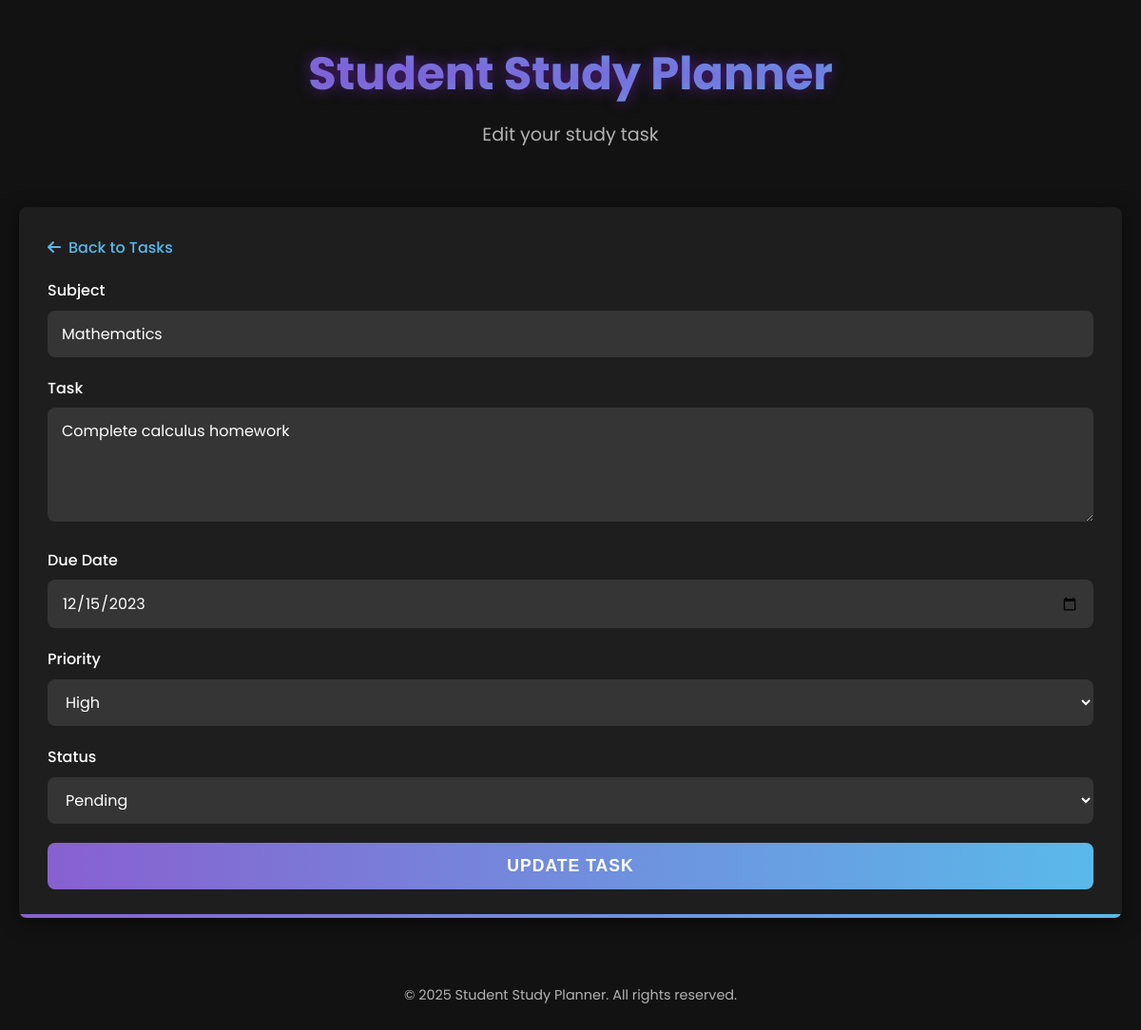
The page /edit_task.php?id=1 on the database its author committed.
### tables this page shows
CREATE TABLE IF NOT EXISTS study_tasks (
    id INT AUTO_INCREMENT PRIMARY KEY,
    subject VARCHAR(100) NOT NULL,
    task_description TEXT NOT NULL,
    due_date DATE NOT NULL,
    priority ENUM('high', 'medium', 'low') DEFAULT 'medium',
    status ENUM('pending', 'in_progress', 'completed') DEFAULT 'pending',
    created_at TIMESTAMP DEFAULT CURRENT_TIMESTAMP,
    updated_at TIMESTAMP DEFAULT CURRENT_TIMESTAMP ON UPDATE CURRENT_TIMESTAMP
);

### edit_task.php (the view, shortened to what this page needs)
<?php
$database = new Database();
$conn = $database->getConnection();
$task = null;
$task_id = intval($_GET['id']);
try {
    $stmt = $conn->prepare("SELECT * FROM study_tasks WHERE id = :id");
    $stmt->bindParam(':id', $task_id);
    $stmt->execute();
    if ($stmt->rowCount() > 0) {
        $task = $stmt->fetch(PDO::FETCH_ASSOC);
    } else {
        $message = "Task not found.";
        $messageType = "error";
        header("Refresh: 2; URL=index.php");
    }
} catch (PDOException $e) {
    $message = "Database Error: " . $e->getMessage();
    $messageType = "error";
}
?>
<!DOCTYPE html>
<html lang="en">
<head>
    <link rel="stylesheet" href="assets/css/style.css">
    <link rel="stylesheet" href="https://cdnjs.cloudflare.com/ajax/libs/font-awesome/6.4.0/css/all.min.css">
</head>
<body>
    <div class="container">
        <header>
            <h1>Student Study Planner</h1>
            <p>Edit your study task</p>
        </header>
        <main style="grid-template-columns: 1fr;">
            <section class="task-form-container">
                <a href="index.php" class="back-link"><i class="fas fa-arrow-left"></i> Back to Tasks</a>
                <?php if ($task): ?>
                    <form action="<?php echo htmlspecialchars($_SERVER["PHP_SELF"] . '?id=' . $task_id); ?>" method="post" class="task-form">
                        <div class="form-group">
                            <label for="subject">Subject</label>
                            <input type="text" id="subject" name="subject" value="<?php echo htmlspecialchars($task['subject']); ?>" required>
                        </div>
                        <div class="form-group">
                            <label for="task">Task</label>
                            <textarea id="task" name="task" required><?php echo htmlspecialchars($task['task_description']); ?></textarea>
                        </div>
                        <div class="form-group">
                            <label for="due_date">Due Date</label>
                            <input type="date" id="due_date" name="due_date" value="<?php echo htmlspecialchars($task['due_date']); ?>" required>
                        </div>
                        <div class="form-group">
                            <label for="priority">Priority</label>
                            <select id="priority" name="priority">
                                <option value="high" <?php echo ($task['priority'] == 'high') ? 'selected' : ''; ?>>High</option>
                            </select>
                        </div>
                        <div class="form-group">
                            <label for="status">Status</label>
                            <select id="status" name="status">
                                <option value="pending" <?php echo ($task['status'] == 'pending') ? 'selected' : ''; ?>>Pending</option>
                            </select>
                        </div>
                        <button type="submit" name="update_task" class="btn-add">Update Task</button>
                    </form>
                <?php endif; ?>
            </section>
        </main>
        <footer>
            <p>&copy; <?php echo date('Y'); ?> Student Study Planner. All rights reserved.</p>
        </footer>
    </div>
</body>
</html>

### assets/css/style.css (style rules this page uses)
:root { --primary-gradient-start: #8860d0; --primary-gradient-end: #5ab9ea; --background-color: #121212; --card-background: #1e1e1e; --text-color: #ffffff; --text-secondary: #b3b3b3; --accent-color: #5ab9ea; --error-color: #ff6b6b; --success-color: #6bff6b; --border-radius: 8px; --box-shadow: 0 4px 20px rgba(0, 0, 0, 0.5); --glow-effect: 0 0 15px rgba(138, 43, 226, 0.5); }
* { margin: 0; padding: 0; box-sizing: border-box; }
body { font-family: 'Poppins', sans-serif; background-color: var(--background-color); color: var(--text-color); line-height: 1.6; }
.container { max-width: 1200px; margin: 0 auto; padding: 20px; }
header { text-align: center; margin-bottom: 40px; padding: 20px 0; }
header h1 { font-size: 3rem; font-weight: 700; margin-bottom: 10px; background: linear-gradient(to right, var(--primary-gradient-start), var(--primary-gradient-end)); -webkit-background-clip: text; background-clip: text; color: transparent; text-shadow: var(--glow-effect); }
header p { font-size: 1.2rem; color: var(--text-secondary); }
main { display: grid; grid-template-columns: 1fr; gap: 30px; }
@media (min-width: 768px) { main { grid-template-columns: 1fr 1fr; } }
.task-form-container { background-color: var(--card-background); border-radius: var(--border-radius); padding: 30px; box-shadow: var(--box-shadow); position: relative; overflow: hidden; }
.task-form-container::after { content: ''; position: absolute; bottom: 0; left: 0; right: 0; height: 4px; background: linear-gradient(to right, var(--primary-gradient-start), var(--primary-gradient-end)); }
.form-group { margin-bottom: 20px; }
label { display: block; margin-bottom: 8px; font-weight: 500; font-size: 1rem; }
input, textarea, select { width: 100%; padding: 12px 15px; border: none; background-color: rgba(255, 255, 255, 0.1); color: var(--text-color); border-radius: var(--border-radius); font-family: 'Poppins', sans-serif; font-size: 1rem; transition: all 0.3s ease; }
textarea { min-height: 120px; resize: vertical; }
.btn-add { width: 100%; padding: 14px; background: linear-gradient(to right, var(--primary-gradient-start), var(--primary-gradient-end)); color: white; border: none; border-radius: var(--border-radius); font-size: 1.1rem; font-weight: 600; cursor: pointer; transition: all 0.3s ease; text-transform: uppercase; letter-spacing: 1px; }
footer { text-align: center; margin-top: 50px; padding: 20px 0; color: var(--text-secondary); font-size: 0.9rem; }

### edit_task.php (style rules this page uses)
.back-link { display: inline-flex; align-items: center; margin-bottom: 20px; color: var(--accent-color); text-decoration: none; font-weight: 500; transition: all 0.3s ease; }
.back-link i { margin-right: 8px; }

### rows shown on the page
study_tasks: subject "Mathematics", task "Complete calculus homework", due_date "12/15/2023", priority "High", status "Pending"
